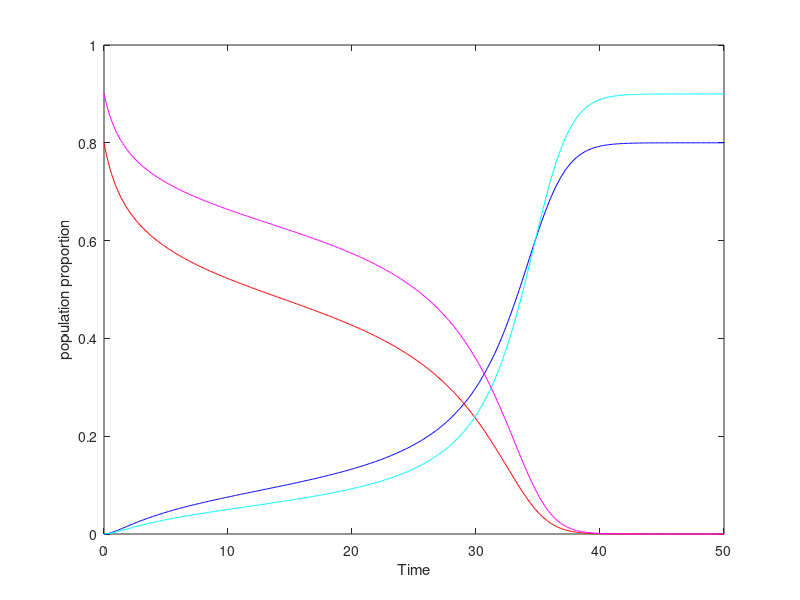
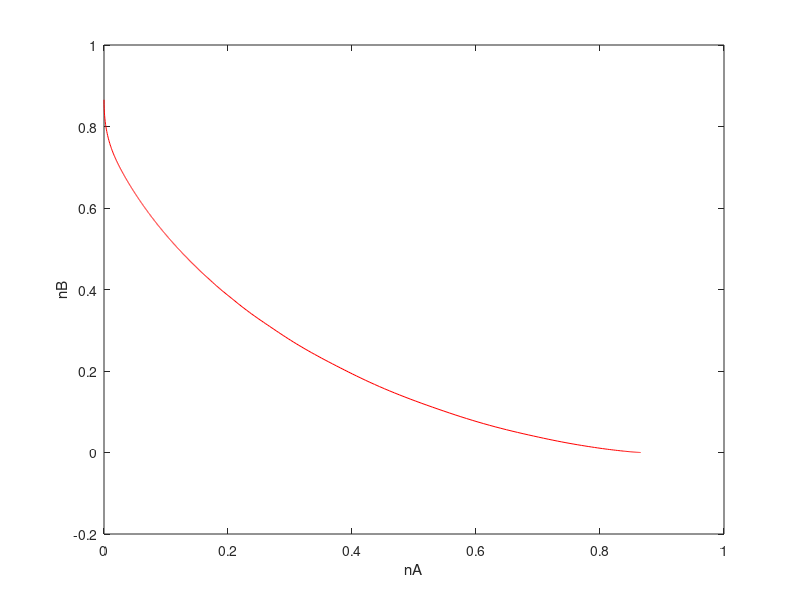

These charts were generated, in order, by the following MATLAB code:
%% Replicating Strogatz Paper
% d nA / dt = nAB*(nA + p) - nA*nB
% d nB / dt = nAB*nB - nB*(nA + p)
% nAB = 1 - nA - nB - p
% nA = u(1), nB=u(2)

% initializing
p = .1344;

% right hand side of system of DEs
% u(1) = n_A
% u(2) = n_B
% p = A zealots
rhs = @(t,u) [(1 - u(1) - u(2) - p)*(u(1) + p) - u(1)*(u(2)) ; ...
    (1 - u(1) - u(2) - p)*(u(2)) - u(2)*(u(1) + p)];

% amount of time
tend = 250.0;

% initial conditions
u0 = [ 0; 1-p ];

% solve ODE
[T,U] = ode45(@(t,u) rhs(t,u),[0:0.1:tend],u0);

% plot results
figure(1);
plot(T,U(:,1),'b',T,U(:,2),'r');
xlabel('Time')
ylabel('population proportion')

figure(2);
plot(U(:,1),U(:,2),'r');
xlabel('nA')
ylabel('nB')

%% 2 sites, influence factor 
% initalizing
p1 = .2;
p2 = .1;
i1 = .3;
i2 =.3;

% right hand side of system
% u(1) = n1A, u(2) = n1B, u(3) = n2A, u(4) = n2B, p1 = A_zealots from city
% 1, p2 = A_zealots from city 2.
rhs = @(t,u) ...
    [(1 - u(1) - u(2) - p1)*((1 - i2)*(u(1) + p1) + i2*(u(3) + p2)) - u(1)*((1 - i2)*(u(2)) + i2*u(4)) ; ...
    (1 - u(1) - u(2) - p1)*((1 - i2)*u(2)+i2*u(4)) - u(2)*((1 - i2)*(u(1) + p1) + i2*(u(3) + p2)) ; ...
    (1 - u(3) - u(4) - p2)*((1 - i1)*(u(3) + p2) + i1*(u(1) + p1)) - u(3)*((1 - i1)*u(4) + i1*u(2)) ; ...
    (1 - u(3) - u(4) - p2)*((1 - i1)*u(4)+i1*u(2)) - u(4)*((1 - i1)*(u(3) + p2) + i1*(u(1) + p1))];

% IC + time scale to solve DEs
u0 = [ 0 ; 1 - p1 ; 0 ; 1 - p2 ];
tend = 50.00;

% solve ODE
[T,U] = ode45(@(t,u) rhs(t,u),[0:0.1:tend],u0);

% plot results
figure(1);
plot(T,U(:,1),'b',T,U(:,2),'r',T,U(:,3),'c',T,U(:,4),'m');
xlabel('Time')
ylabel('population proportion')


